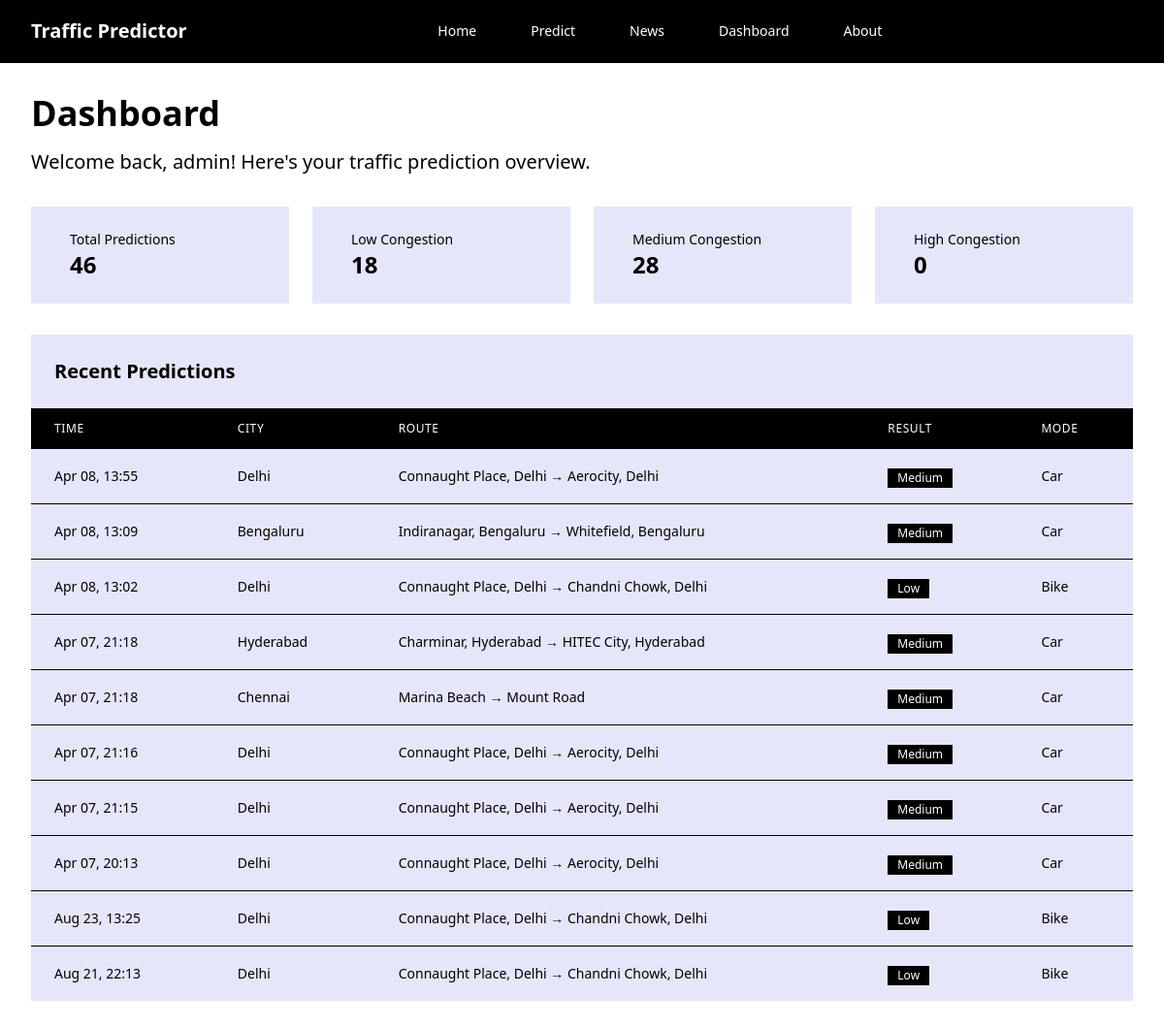
The page /dashboard/ (signed in) on the database its author committed.
### predictor/models.py (models this page shows, shortened)
class Prediction(models.Model):
    CONGESTION_CHOICES = [
        ('Low', 'Low'),
        ('Medium', 'Medium'),
        ('High', 'High'),
    ]
    MODE_CHOICES = [
        ('Car', 'Car'),
        ('Metro', 'Metro'),
        ('Bike', 'Bike'),
        ('Walk', 'Walk'),
    ]
    user = models.ForeignKey(User, on_delete=models.CASCADE, null=True, blank=True, related_name='predictions')
    created_at = models.DateTimeField(default=timezone.now)
    city = models.CharField(max_length=100)
    source = models.CharField(max_length=200)
    destination = models.CharField(max_length=200)
    source_lat = models.FloatField()
    source_lon = models.FloatField()
    dest_lat = models.FloatField()
    dest_lon = models.FloatField()
    distance_km = models.FloatField()
    hour = models.IntegerField()
    weekday = models.IntegerField()
    day_type = models.CharField(max_length=50)
    weather = models.CharField(max_length=100)
    event_flag = models.BooleanField(default=False)
    route_type = models.CharField(max_length=50)
    congestion_level = models.CharField(max_length=10, choices=CONGESTION_CHOICES)
    suggested_mode = models.CharField(max_length=10, choices=MODE_CHOICES)
    probabilities = models.JSONField(default=dict, blank=True)  # {Low, Medium, High probabilities}
    class Meta:
        ordering = ['-created_at']

### predictor/views.py (the view)
# urls.py: path('dashboard/', views.dashboard_view, name='dashboard'),
def dashboard_view(request):
    recent_predictions = Prediction.objects.all()[:10]
    all_predictions = Prediction.objects.all()
    total_predictions = all_predictions.count()
    low_congestion = all_predictions.filter(congestion_level='Low').count()
    medium_congestion = all_predictions.filter(congestion_level='Medium').count()
    high_congestion = all_predictions.filter(congestion_level='High').count()
    chart_data = generate_chart_data()
    context = {
        'recent_predictions': recent_predictions,
        'chart_data': chart_data,
        'total_predictions': total_predictions,
        'low_congestion': low_congestion,
        'medium_congestion': medium_congestion,
        'high_congestion': high_congestion,
    }
    return render(request, 'predictor/dashboard.html', context)

### predictor/views.py (called while the page is built)
def generate_chart_data():
    hours = list(range(24))
    congestion_levels = []
    for hour in hours:
        if 8 <= hour <= 10 or 17 <= hour <= 19:
            congestion_levels.append(random.randint(70, 90))
        elif 7 <= hour <= 11 or 16 <= hour <= 20:
            congestion_levels.append(random.randint(50, 70))
        else:
            congestion_levels.append(random.randint(20, 50))
    route_types = ['Local', 'Suburban', 'Highway']
    route_congestion = [random.randint(60, 80), random.randint(40, 60), random.randint(30, 50)]
    return {
        'peak_hours': {
            'labels': hours,
            'data': congestion_levels
        },
        'route_types': {
            'labels': route_types,
            'data': route_congestion
        }
    }

### templates/predictor/dashboard.html (shortened to what this page needs)
{% extends 'base.html' %}
{% block content %}
<div class="max-w-7xl mx-auto px-4 sm:px-6 lg:px-8 py-8">
    <div class="mb-8">
        <h1 class="text-3xl md:text-4xl font-bold text-black mb-4">
            Dashboard
        </h1>
        <p class="text-xl text-black">
            Welcome back, {{ user.username }}! Here's your traffic prediction overview.
        </p>
    </div>
    <div class="grid md:grid-cols-4 gap-6 mb-8">
        <div class="bg-lavender p-6">
            <div class="flex items-center">
                <div class="ml-4">
                    <p class="text-sm font-medium text-black">Total Predictions</p>
                    <p class="text-2xl font-bold text-black">{{ total_predictions }}</p>
                </div>
            </div>
        </div>
        <div class="bg-lavender p-6">
            <div class="flex items-center">
                <div class="ml-4">
                    <p class="text-sm font-medium text-black">Low Congestion</p>
                    <p class="text-2xl font-bold text-black">{{ low_congestion }}</p>
                </div>
            </div>
        </div>
        <div class="bg-lavender p-6">
            <div class="flex items-center">
                <div class="ml-4">
                    <p class="text-sm font-medium text-black">Medium Congestion</p>
                    <p class="text-2xl font-bold text-black">{{ medium_congestion }}</p>
                </div>
            </div>
        </div>
        <div class="bg-lavender p-6">
            <div class="flex items-center">
                <div class="ml-4">
                    <p class="text-sm font-medium text-black">High Congestion</p>
                    <p class="text-2xl font-bold text-black">{{ high_congestion }}</p>
                </div>
            </div>
        </div>
    </div>
    <div class="bg-lavender mb-8">
        <div class="p-6 border-b border-black">
            <h3 class="text-xl font-bold text-black">Recent Predictions</h3>
        </div>
        <div class="overflow-x-auto">
            <table class="min-w-full divide-y divide-black">
                <thead class="bg-black">
                    <tr>
                        <th class="px-6 py-3 text-left text-xs font-medium text-white uppercase tracking-wider">Time
                        </th>
                        <th class="px-6 py-3 text-left text-xs font-medium text-white uppercase tracking-wider">City
                        </th>
                        <th class="px-6 py-3 text-left text-xs font-medium text-white uppercase tracking-wider">Route
                        </th>
                        <th class="px-6 py-3 text-left text-xs font-medium text-white uppercase tracking-wider">
                            Result</th>
                        <th class="px-6 py-3 text-left text-xs font-medium text-white uppercase tracking-wider">Mode
                        </th>
                    </tr>
                </thead>
                <tbody class="bg-lavender divide-y divide-black">
                    {% for prediction in recent_predictions %}
                    <tr class="hover:bg-gray-100">
                        <td class="px-6 py-4 whitespace-nowrap text-sm text-black">
                            {{ prediction.created_at|date:"M d, H:i" }}
                        </td>
                        <td class="px-6 py-4 whitespace-nowrap text-sm text-black">
                            {{ prediction.city }}
                        </td>
                        <td class="px-6 py-4 text-sm text-black">
                            <div class="truncate max-w-xs">
                                {{ prediction.source }} → {{ prediction.destination }}
                            </div>
                        </td>
                        <td class="px-6 py-4 whitespace-nowrap">
                            <span class="inline-flex items-center px-2.5 py-0.5 text-xs font-medium bg-black text-white">
                                {{ prediction.congestion_level }}
                            </span>
                        </td>
                        <td class="px-6 py-4 whitespace-nowrap text-sm text-black">
                            {{ prediction.suggested_mode }}
                        </td>
                    </tr>
                    {% endfor %}
                </tbody>
            </table>
        </div>
    </div>
</div>
{% endblock %}

### templates/base.html (style rules this page uses)
.bg-lavender { background-color: #E6E6FA; }

### rows shown on the page
Prediction: created_at "Apr 08, 13:55", city "Delhi", source "Connaught Place, Delhi", destination "Aerocity, Delhi", congestion_level "Medium", suggested_mode "Car"
Prediction: created_at "Apr 08, 13:09", city "Bengaluru", source "Indiranagar, Bengaluru", destination "Whitefield, Bengaluru", congestion_level "Medium", suggested_mode "Car"
Prediction: created_at "Apr 08, 13:02", city "Delhi", source "Connaught Place, Delhi", destination "Chandni Chowk, Delhi", congestion_level "Low", suggested_mode "Bike"
Prediction: created_at "Apr 07, 21:18", city "Hyderabad", source "Charminar, Hyderabad", destination "HITEC City, Hyderabad", congestion_level "Medium", suggested_mode "Car"
Prediction: created_at "Apr 07, 21:18", city "Chennai", source "Marina Beach", destination "Mount Road", congestion_level "Medium", suggested_mode "Car"
Prediction: created_at "Apr 07, 21:16", city "Delhi", source "Connaught Place, Delhi", destination "Aerocity, Delhi", congestion_level "Medium", suggested_mode "Car"
Prediction: created_at "Apr 07, 21:15", city "Delhi", source "Connaught Place, Delhi", destination "Aerocity, Delhi", congestion_level "Medium", suggested_mode "Car"
Prediction: created_at "Apr 07, 20:13", city "Delhi", source "Connaught Place, Delhi", destination "Aerocity, Delhi", congestion_level "Medium", suggested_mode "Car"
Prediction: created_at "Aug 23, 13:25", city "Delhi", source "Connaught Place, Delhi", destination "Chandni Chowk, Delhi", congestion_level "Low", suggested_mode "Bike"
Prediction: created_at "Aug 21, 22:13", city "Delhi", source "Connaught Place, Delhi", destination "Chandni Chowk, Delhi", congestion_level "Low", suggested_mode "Bike"

### other values the page prints
{{ user.username }} "admin"
{{ total_predictions }} "46"
{{ low_congestion }} "18"
{{ medium_congestion }} "28"
{{ high_congestion }} "0"
